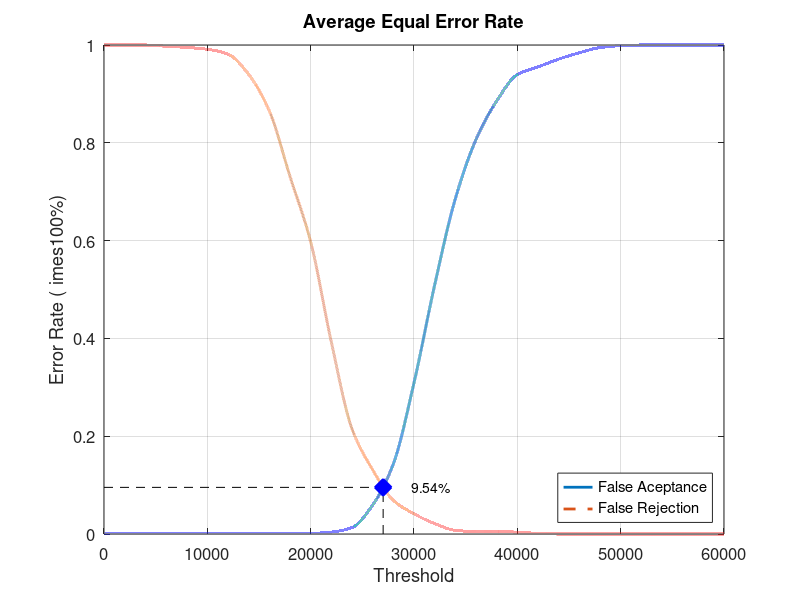
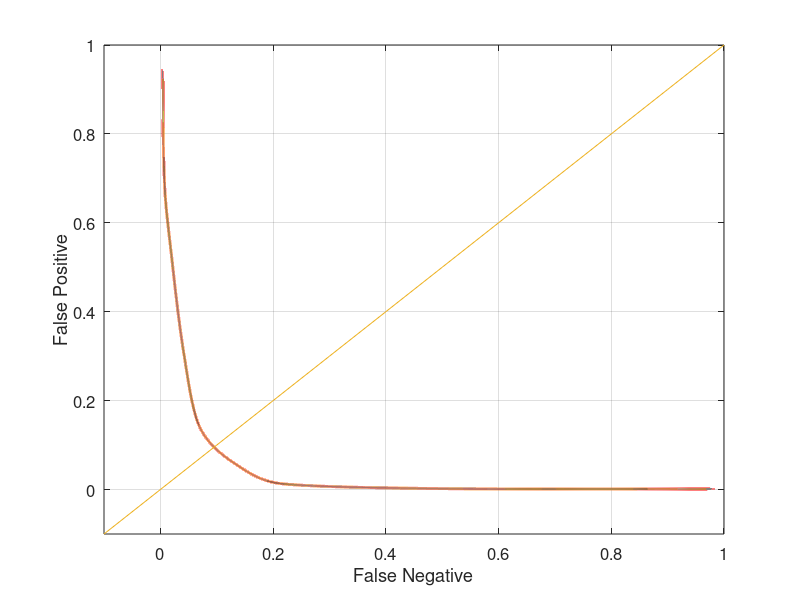

MATLAB code for these plots, in order:
close all;
clear;
clc;
x = 0:2000:60000;
xq = 0:0.5:60000;

y0 = [0 0.00131579 0.00131579 0.00131579 0.00131579 0.00131579 0.00131579 0.00131579 0.00131579 0.00131579 0.00131579 0.00394737 0.0131579 0.0592105 0.143421 0.309211 0.509211 0.685526 0.806579 0.885526 0.939474 0.955263 0.971053 0.98421 0.994737 0.998684 1 1 1 1 1]
yy0 = interp1(x, y0, xq, 'pchip');
y1 = [1 1 1 0.9975 0.995 0.99125 0.98125 0.94 0.865 0.73125 0.5975 0.3925 0.215 0.13125 0.06875 0.04125 0.02125 0.0075 0.005 0.005 0.00375 0.00125 0 0 0 0 0 0 0 0 0]
yy1 = interp1(x, y1, xq, 'pchip');

% Calculating EER: 
y2 = abs(y0 - y1);
find(y2 == min(y2))
yy2 = abs(yy0 - yy1);
xEER = find(yy2 == min(yy2));
xEERIndex = xq(xEER) % X-axis EER
yEER = yy0(xEER) % Y-axis EER

main = figure
plot(xq, yy0,'-','LineWidth', 2);	hold on
plot(xq, yy1,'--','LineWidth', 2);	hold on
plot([xEERIndex xEERIndex], [0 yEER], 'k--');	hold on
plot([0 xEERIndex], [yEER yEER], 'k--');	hold on
plot(xEERIndex, yEER, 'bx', 'LineWidth', 10);	hold on
text(xEERIndex + 10 * xEERIndex / 100, yEER, [num2str(round((10000 * yEER)) / 100) '%'])
legend('False Aceptance', 'False Rejection', 'Location', 'SouthEast')
xlabel('Threshold')
ylabel('Error Rate (	imes100%)')
title('Average Equal Error Rate')
set(gca, 'FontSize', 12)
axis([0 60000 0 1])
grid on

print(main, 'Experiment2AverageMain', '-dpng');
FNRxFPR = figure('Color', [1 1 1]);
plot(yy1, yy0, '-', yy1, yy0, 'LineWidth', 2);
hold on
y = -0.1:0.1:1
plot(y, y); 
set(gca, 'FontSize', 12)
xlabel('False Negative')
ylabel('False Positive')
axis([-0.1 1 -0.1 1])
set(gca, 'FontSize', 12)
grid on

print(FNRxFPR, 'Experiment2AverageFNRxFPR','-dpng');
